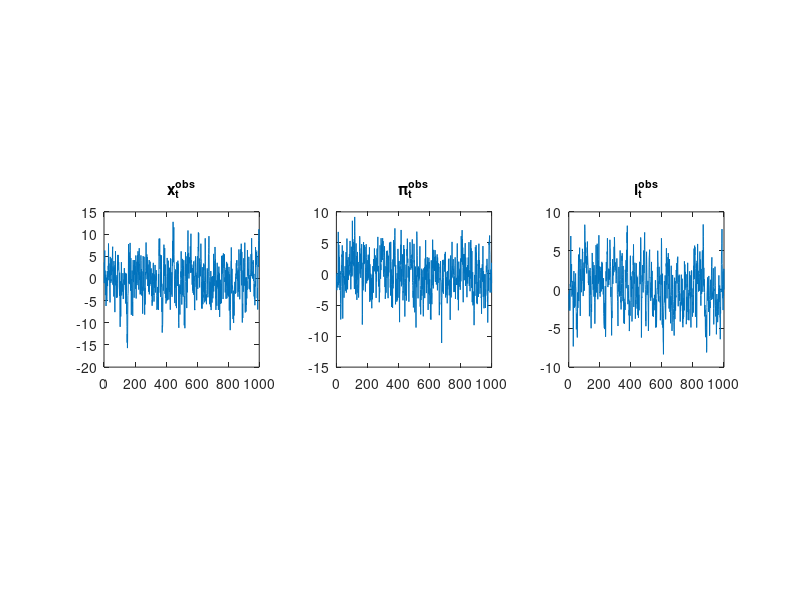

This chart was generated by the following MATLAB code: (Note: this script raises an error after producing the figure.)
%% Econometrics - Part II/Prof.Cogley %%
%  Gualtiero Azzalini
%  Problem Set 3

addpath('/Users/Gualtiero/Dropbox/A NYU/Metrics/cogley/psets/3')
addpath('/Users/Gualtiero/Documents/MATLAB/Add-Ons/mfe_toolbox/utility')
addpath('/Users/Gualtiero/Documents/MATLAB/Add-Ons/mfe_toolbox/timeseries')

clear;

%% Preliminaries
sigma   = 1; 
kappa   = .2;
beta    = .99;
phi_pi  = 1.25;
phi_x   = .25;
rho_i   = .5;
sigma_i = 2;
rho_g   = .75;
rho_u   = .75;
sigma_g = 1;
sigma_u = 1;
sigma_m = .1;
N       = 1000;

%% Write the model as a system of expectational equations
A   = [1                    0                   sigma       -1      0;
       -kappa               1                   0           0       -1;
       -phi_x*(1-rho_i)     -phi_pi*(1-rho_i)   1           0       0;
       0                    0                   0           1       0;
       0                    0                   0           0       1];
   
B   = [1    sigma   0   0   0;
       0    beta    0   0   0;
       0    0       0   0   0;
       0    0       0   0   0;
       0    0       0   0   0];
   
C   = [0    0   0       0       0;
       0    0   0       0       0;
       0    0   rho_i   0       0;
       0    0   0       rho_g   0;
       0    0   0       0       rho_u];  
   
D   = [0    0   0         0         0;
       0    0   0         0         0;
       0    0   sigma_i   0         0;
       0    0   0         sigma_g   0;
       0    0   0         0         sigma_u]; 
   
%% Solve the system and express the solution in state-space form

K = [zeros(5,5)     eye(5,5);
     -C             A       ];
 
L = [eye(5,5)       zeros(5,5);
    zeros(5,5)      B        ];

% QZ decomposition

[S,T,Q,Z] = qz(K,L);
[S,T,Q,Z] = ordqz(S,T,Q,Z,'udi');  

Z11 = Z(1:5,1:5); Z21 = Z(6:10,1:5);

% Matrices of the state equation

F = real(Z21*inv(Z11));
G = inv(A-B*F)*D;

% Martices of measurement equation

H   = [1 0 0 0 0;
       0 1 0 0 0;
       0 0 1 0 0];
   
J   = [sigma_m 0 0;
      0 sigma_m 0;
      0 0 sigma_m]; 

%% Use state-space form to simulate time series

% Generate the random components in the state and measurement equations
eta = [zeros(2,N);randn(3,N)];
v   = randn(3,N);

% Generate the series for x, pi, i

Xt_1 = zeros(5,1);

for i=1:N
    Xt(:,i) = F*Xt_1 + G*eta(:,i);
    Xt_1 = Xt(:,i);
    Yt(:,i) = H*Xt(:,i) + J*v(:,i);
end

figure(1)
subplot(1,3,1);plot(Yt(1,:));title('x_{t}^{obs}');pbaspect([1 1 1]);
subplot(1,3,2);plot(Yt(2,:));title('\pi_{t}^{obs}');pbaspect([1 1 1]);
subplot(1,3,3);plot(Yt(3,:));title('i_{t}^{obs}');pbaspect([1 1 1]);
saveas(figure(1),'Yt_sim.png');

%% Given the data evaluate the log-likelihood 
loglike = kalman(F,G,H,J,Yt,size(Xt,1));

% %% Verify that true parameters are near the peak
figure(2)
step=20;
e=.2;
sigmak = linspace(sigma-e,sigma+e,step);
for i=1:length(sigmak)
loglike_i(i)=pset3function(sigmak(i),.2,.99,1.25,.25,.5,2,.75,.75,1,1,.1,N,eta,v,Xt,Yt);
end
subplot(4,3,1)
plot(sigmak,loglike_i);title('\sigma');vline(sigma);
xlim([sigma-e sigma+e]);
hold on

kappak = linspace(kappa-e,kappa+e,step);
for i=1:length(kappak)
loglike_i(i)=pset3function(1,kappak(i),.99,1.25,.25,.5,2,.75,.75,1,1,.1,N,eta,v,Xt,Yt);
end
subplot(4,3,2)
plot(kappak,loglike_i);title('\kappa');vline(kappa);
xlim([kappa-e kappa+e]);
hold on

betak = linspace(beta-e,beta+e,step);
for i=1:length(betak)
loglike_i(i)=pset3function(1,.2,betak(i),1.25,.25,.5,2,.75,.75,1,1,.1,N,eta,v,Xt,Yt);
end
subplot(4,3,3)
plot(betak,loglike_i);title('\beta');vline(beta);
xlim([beta-e beta+e]);
hold on

phi_pik = linspace(phi_pi-e,phi_pi+e,step);
for i=1:length(phi_pik)
loglike_i(i)=pset3function(1,.2,.99,phi_pik(i),.25,.5,2,.75,.75,1,1,.1,N,eta,v,Xt,Yt);
end
subplot(4,3,4)
plot(phi_pik,loglike_i);title('\phi_{\pi}');vline(phi_pi);
xlim([phi_pi-e phi_pi+e]);
hold on

phi_xk = linspace(phi_x-e,phi_x+e,step);
for i=1:length(phi_xk)
loglike_i(i)=pset3function(1,.2,.99,1.25,phi_xk(i),.5,2,.75,.75,1,1,.1,N,eta,v,Xt,Yt);
end
subplot(4,3,5)
plot(phi_xk,loglike_i);title('\phi_{x}');vline(phi_x);
xlim([phi_x-e phi_x+e]);
hold on

rho_ik = linspace(rho_i-e,rho_i+e,step);
for i=1:length(rho_ik)
loglike_i(i)=pset3function(1,.2,.99,1.25,0.25,rho_ik(i),2,.75,.75,1,1,.1,N,eta,v,Xt,Yt);
end
subplot(4,3,6)
plot(rho_ik,loglike_i);title('\rho_{i}');vline(rho_i);
xlim([rho_i-e rho_i+e]);
hold on

sigma_ik = linspace(sigma_i-e,sigma_i+e,step);
for i=1:length(sigma_ik)
loglike_i(i)=pset3function(1,.2,.99,1.25,0.25,0.5,sigma_ik(i),.75,.75,1,1,.1,N,eta,v,Xt,Yt);
end
subplot(4,3,7)
plot(sigma_ik,loglike_i);title('\sigma_{i}');vline(sigma_i);
xlim([sigma_i-e sigma_i+e]);
hold on

rho_gk = linspace(rho_g-e,rho_g+e,step);
for i=1:length(rho_gk)
loglike_i(i)=pset3function(1,.2,.99,1.25,0.25,0.5,2,rho_gk(i),.75,1,1,.1,N,eta,v,Xt,Yt);
end
subplot(4,3,8)
plot(rho_gk,loglike_i);title('\rho_{g}');vline(rho_g);
xlim([rho_g-e rho_g+e]);
hold on

sigma_gk = linspace(sigma_g-e,sigma_g+e,step);
for i=1:length(sigma_gk)
loglike_i(i)=pset3function(1,.2,.99,1.25,0.25,0.5,2,.75,0.75,sigma_gk(i),1,.1,N,eta,v,Xt,Yt);
end
subplot(4,3,9)
plot(sigma_gk,loglike_i);title('\sigma_{g}');vline(sigma_g);
xlim([sigma_g-e sigma_g+e]);
hold on

rho_uk = linspace(rho_u-e,rho_u+e,step);
for i=1:length(rho_uk)
loglike_i(i)=pset3function(1,.2,.99,1.25,0.25,0.5,2,0.75,rho_uk(i),1,1,.1,N,eta,v,Xt,Yt);
end
subplot(4,3,10)
plot(rho_uk,loglike_i);title('\rho_{u}');vline(rho_u);
xlim([rho_u-e rho_u+e]);
hold on

sigma_uk = linspace(sigma_u-e,sigma_u+e,step);
for i=1:length(sigma_uk)
loglike_i(i)=pset3function(1,.2,.99,1.25,0.25,0.5,2,.75,.75,1,sigma_uk(i),.1,N,eta,v,Xt,Yt);
end
subplot(4,3,11)
plot(sigma_uk,loglike_i);title('\sigma_{u}');vline(sigma_u);
xlim([sigma_u-e sigma_u+e]);
saveas(figure(2),'Log-likelihood as function of each parameter.png')





